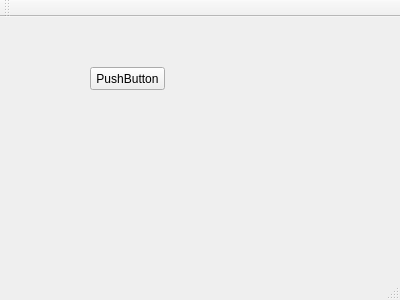
<?xml version="1.0" encoding="UTF-8"?>
<ui version="4.0">
 <class>MainWindow</class>
 <widget class="QMainWindow" name="MainWindow">
  <property name="geometry">
   <rect>
    <x>0</x>
    <y>0</y>
    <width>400</width>
    <height>300</height>
   </rect>
  </property>
  <property name="windowTitle">
   <string>MainWindow</string>
  </property>
  <widget class="QWidget" name="centralWidget">
   <widget class="QPushButton" name="pushButton">
    <property name="geometry">
     <rect>
      <x>90</x>
      <y>50</y>
      <width>75</width>
      <height>23</height>
     </rect>
    </property>
    <property name="text">
     <string>PushButton</string>
    </property>
   </widget>
  </widget>
  <widget class="QMenuBar" name="menuBar">
   <property name="geometry">
    <rect>
     <x>0</x>
     <y>0</y>
     <width>400</width>
     <height>21</height>
    </rect>
   </property>
  </widget>
  <widget class="QToolBar" name="mainToolBar">
   <attribute name="toolBarArea">
    <enum>TopToolBarArea</enum>
   </attribute>
   <attribute name="toolBarBreak">
    <bool>false</bool>
   </attribute>
  </widget>
  <widget class="QStatusBar" name="statusBar"/>
 </widget>
 <layoutdefault spacing="6" margin="11"/>
 <resources/>
 <connections/>
</ui>
